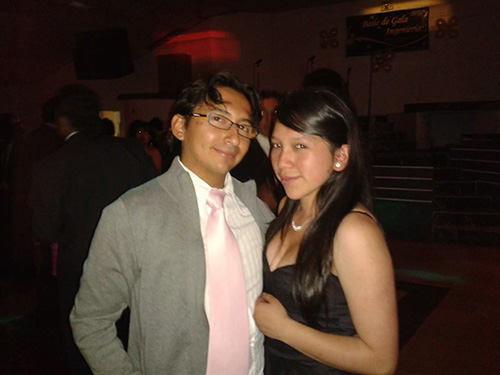
#> input picture 2 Imagen escala de grises/pareja.jpg, 500 x 375 px
$ python '2 Gris Imagen.py'
#> lines starting #> are read from the running program, lines starting #| are printed output that depends on the picture
import cv2

img = cv2.imread('pareja.jpg')
#> img is the input picture: shape (375, 500, 3); mean B, G, R 41.8, 51.5, 67.5
gris = cv2.cvtColor(img,cv2.COLOR_BGR2GRAY)
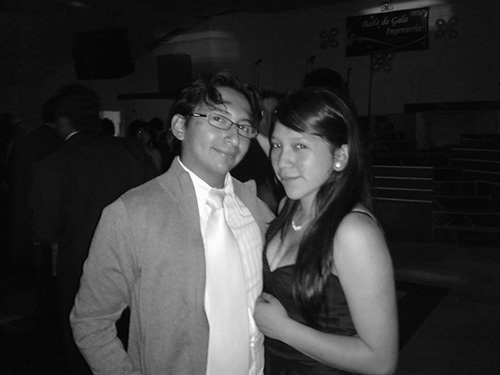
#> gris: shape (375, 500); min 0, max 254, mean 55.2

cv2.imshow('Hola PY', img)
cv2.imshow('DGris',gris)
cv2.imwrite('dgris.jpg',gris)

cv2.waitKey(0);
cv2.destroyAllWindows()
